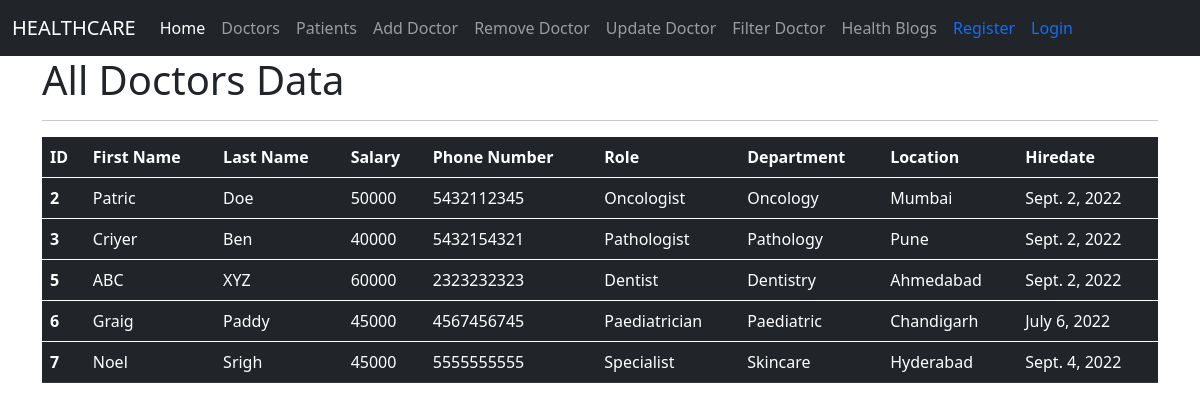
/all_records, run on the app's committed database.
### healthcare/models.py (models this page shows)
class Doctors(models.Model):
    first_name = models.CharField(max_length=100)
    last_name = models.CharField(max_length=100)
    dept = models.CharField(max_length=100)
    location = models.CharField(max_length=100)
    role  = models.CharField(max_length=100)
    salary = models.IntegerField(default=0)
    phone = models.IntegerField(default=0)
    hire_date = models.DateField()
    def __str__(self):
        return "%s %s %s" %(self.first_name, self.last_name, self.phone)

### healthcare/views.py (the view)
# urls.py: path('all_records',views.allrecords,name='all_records'),
def allrecords(request):
    doctors = Doctors.objects.all()
    context = {
        'doctors': doctors,
    }
    print(context)
    return render(request, 'view_all_docs.html', context)

### templates/view_all_docs.html
{% extends 'base.html' %}
{% block body %}
  <div class="container">
          <h1>All Doctors Data</h1>
      <hr>
     <table class="table table-dark">
  <thead>
    <tr>
      <th scope="col">ID</th>
      <th scope="col">First Name</th>
      <th scope="col">Last Name</th>
      <th scope="col">Salary</th>
      <th scope="col">Phone Number</th>
      <th scope="col">Role</th>
      <th scope="col">Department</th>
      <th scope="col">Location</th>
      <th scope="col">Hiredate</th>
    </tr>
  </thead>
         {% for doc in doctors %}
  <tbody>
    <tr>
      <th scope="row">{{doc.id}}</th>
      <td>{{doc.first_name}}</td>
      <td>{{doc.last_name}}</td>
      <td>{{doc.salary}}</td>
      <td>{{doc.phone}}</td>
      <td>{{doc.role}}</td>
      <td>{{doc.dept}}</td>
      <td>{{doc.location}}</td>
      <td>{{doc.hire_date}}</td>
    </tr>
  </tbody>
         {% endfor %}
</table>
  </div>
  {% endblock body %}

### data on the page
Doctors: id "2", first_name "Patric", last_name "Doe", salary "50000", phone "5432112345", role "Oncologist", dept "Oncology", location "Mumbai", hire_date "Sept. 2, 2022"
Doctors: id "3", first_name "Criyer", last_name "Ben", salary "40000", phone "5432154321", role "Pathologist", dept "Pathology", location "Pune", hire_date "Sept. 2, 2022"
Doctors: id "5", first_name "ABC", last_name "XYZ", salary "60000", phone "2323232323", role "Dentist", dept "Dentistry", location "Ahmedabad", hire_date "Sept. 2, 2022"
Doctors: id "6", first_name "Graig", last_name "Paddy", salary "45000", phone "4567456745", role "Paediatrician", dept "Paediatric", location "Chandigarh", hire_date "July 6, 2022"
Doctors: id "7", first_name "Noel", last_name "Srigh", salary "45000", phone "5555555555", role "Specialist", dept "Skincare", location "Hyderabad", hire_date "Sept. 4, 2022"
